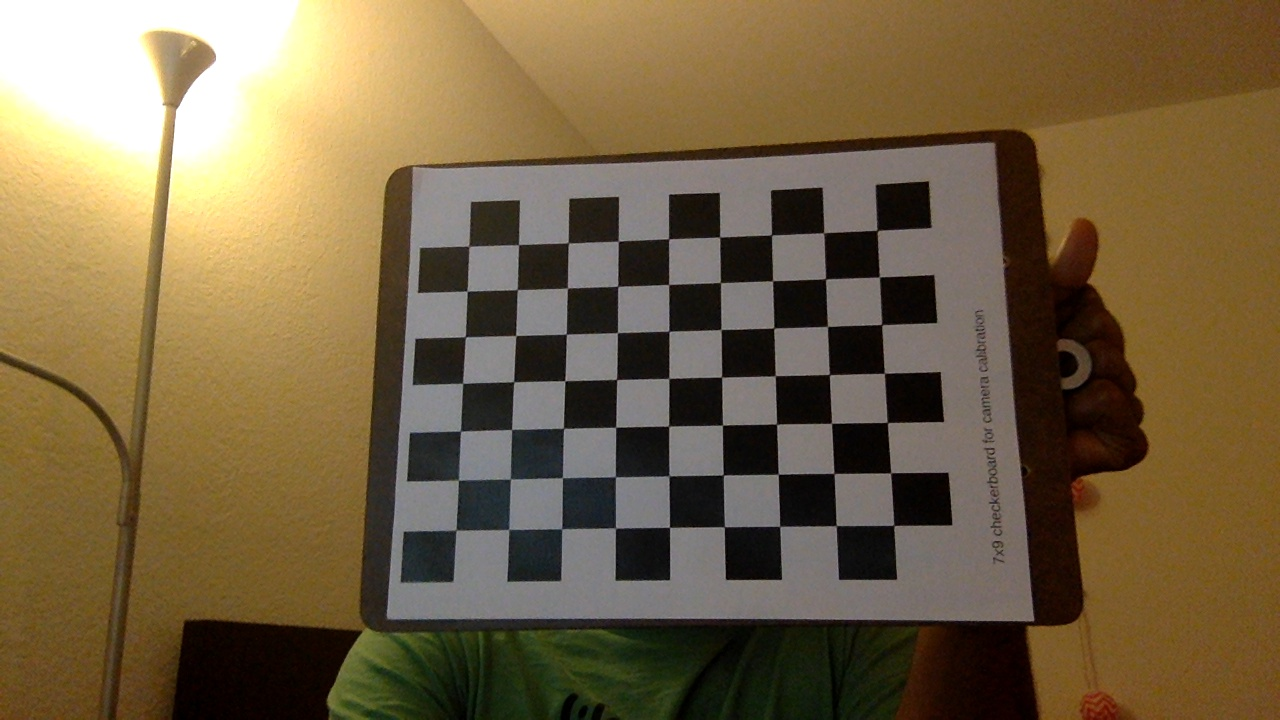
#> input picture images/camera_calibration/chessboard01.jpg, 1280 x 720 px; its folder holds 5 pictures in this run
$ python CameraCalibration.py   (Python 2 division)
#> lines starting #> are read from the running program, lines starting #| are printed output that depends on the picture; after the words box and inside, x2 and y2 are one past the last pixel; in counts of white or black regions, pixels touching at a corner belong together
__author__ = 'Charlie'
import cv2
import os, sys, inspect
import numpy as np
from glob import glob

cmd_subfolder = os.path.realpath(
    os.path.abspath(os.path.join(os.path.split(inspect.getfile(inspect.currentframe()))[0], "..", "..", "Image_Lib")))
if cmd_subfolder not in sys.path:
    sys.path.insert(0, cmd_subfolder)

import image_utils as utils

IMG_MASK = "images/camera_calibration/chessboard*.jpg"

images = glob(IMG_MASK)

termination = (cv2.TERM_CRITERIA_EPS + cv2.TERM_CRITERIA_MAX_ITER, 30, 0.001)

obj_P = np.zeros((9 * 7, 3), np.float32)
obj_P[:, :2] = np.mgrid[0:7, 0:9].reshape(-1, 2)

objpoints = []
imgpoints = []

h,w = 0,0
for f in images:
    print "Processing - %s" % f
    image = cv2.imread(f, 0)  # read as grayscale
    if image is None:
        print "Read failed! - skipping"
        continue

    h,w = image.shape[:2]
    ret ,corners = cv2.findChessboardCorners(image, (7,9))
#> ret = True; corners = 63 rows, first 8: [877.3, 230.8], [879.3, 277.1], [881.6, 324.6], [884.5, 373.1], [887.4, 422.4], [890.6, 473.1], [894, 525.3], [823.2, 233]
    if ret:
        objpoints.append(obj_P)
        cv2.cornerSubPix(image, corners, (5,5), (-1,-1), termination)
        imgpoints.append(corners.reshape(-1,2))

        cv2.drawChessboardCorners(image, (7,9), corners, ret)
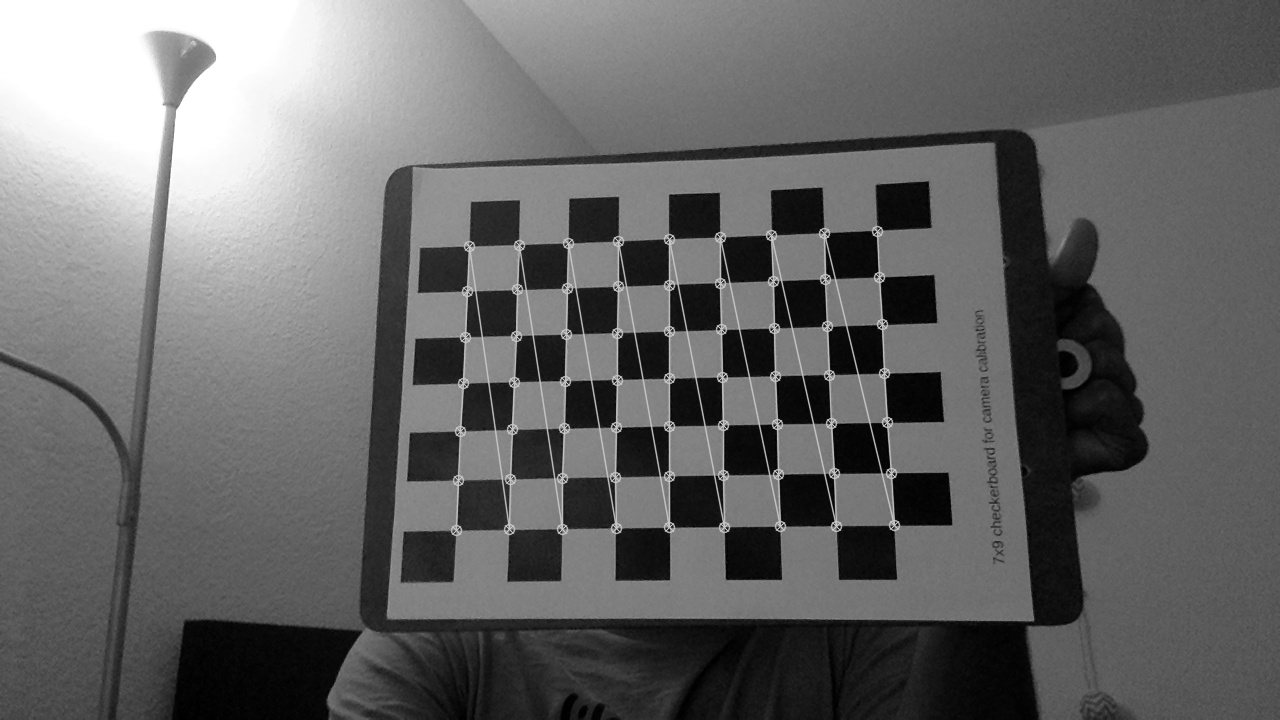
#> image: shape (720, 1280); min 0, max 255, mean 102.5
        cv2.imshow("Output", image)
        cv2.waitKey(500)
    else:
        print "Could not find chessboard corners in %s" % f
#> pass 2 of the loop `for f in images:`:
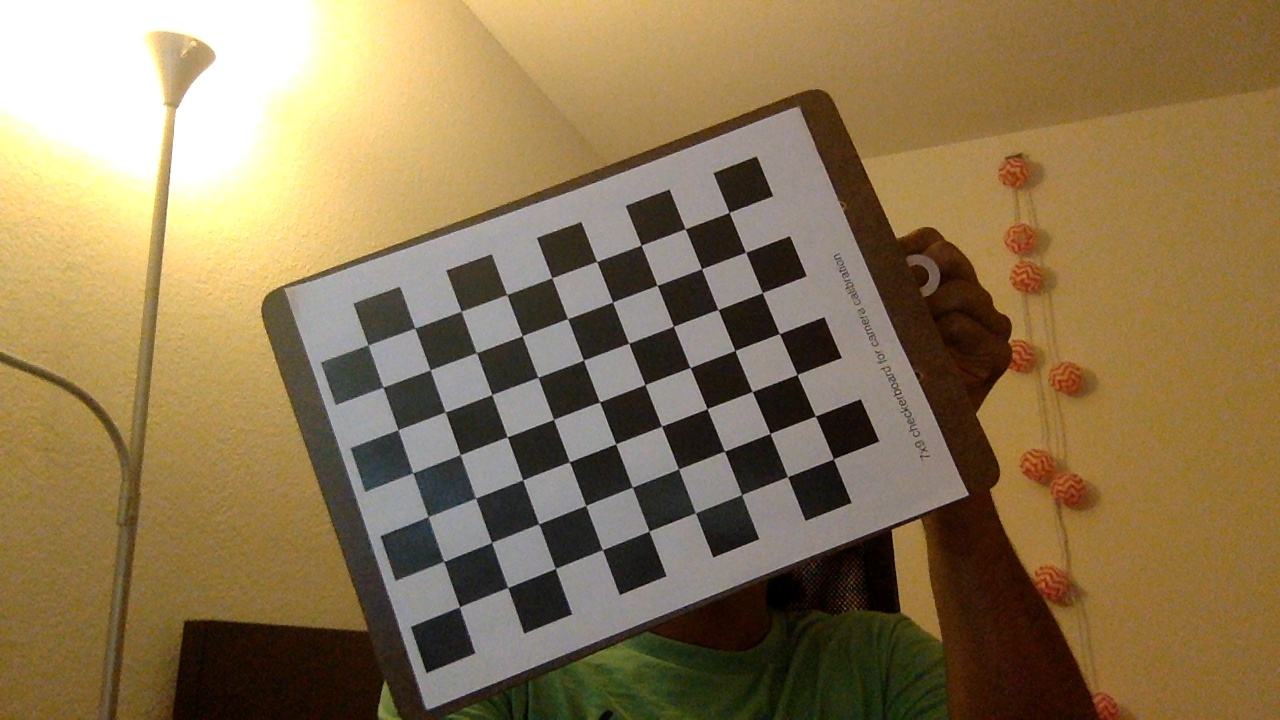
#> input picture images/camera_calibration/chessboard02.jpg, 1280 x 720 px
#> `image = cv2.imread(f, 0)`:
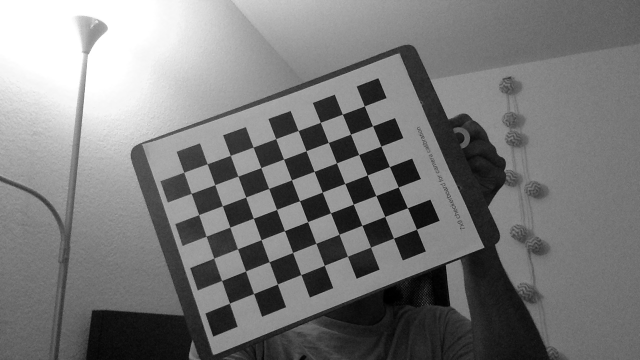
#> image: shape (720, 1280) (shown at 1/2 size); min 0, max 255, mean 121.2
#> corners = 63 rows, first 8: [729.1, 212.3], [745.7, 252.3], [762.4, 292.7], [779.4, 333.5], [797.2, 374.6], [815.3, 416.2], [833.5, 458.8], [685, 229]
#> `cv2.drawChessboardCorners(image, (7,9), corners, ret)`:
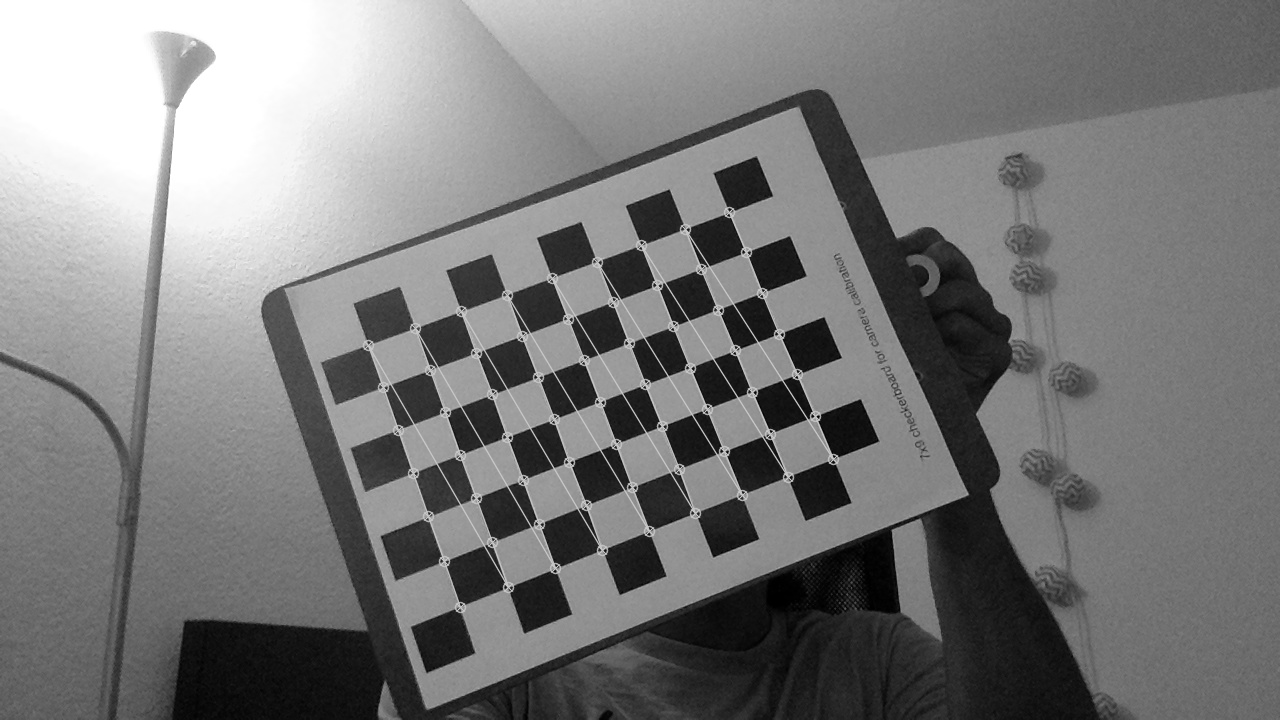
#> image: shape (720, 1280); 1.92% of pixels changed, all inside (x1, y1, x2, y2) = (362, 206, 840, 614)
#> pass 3 of the loop `for f in images:`:
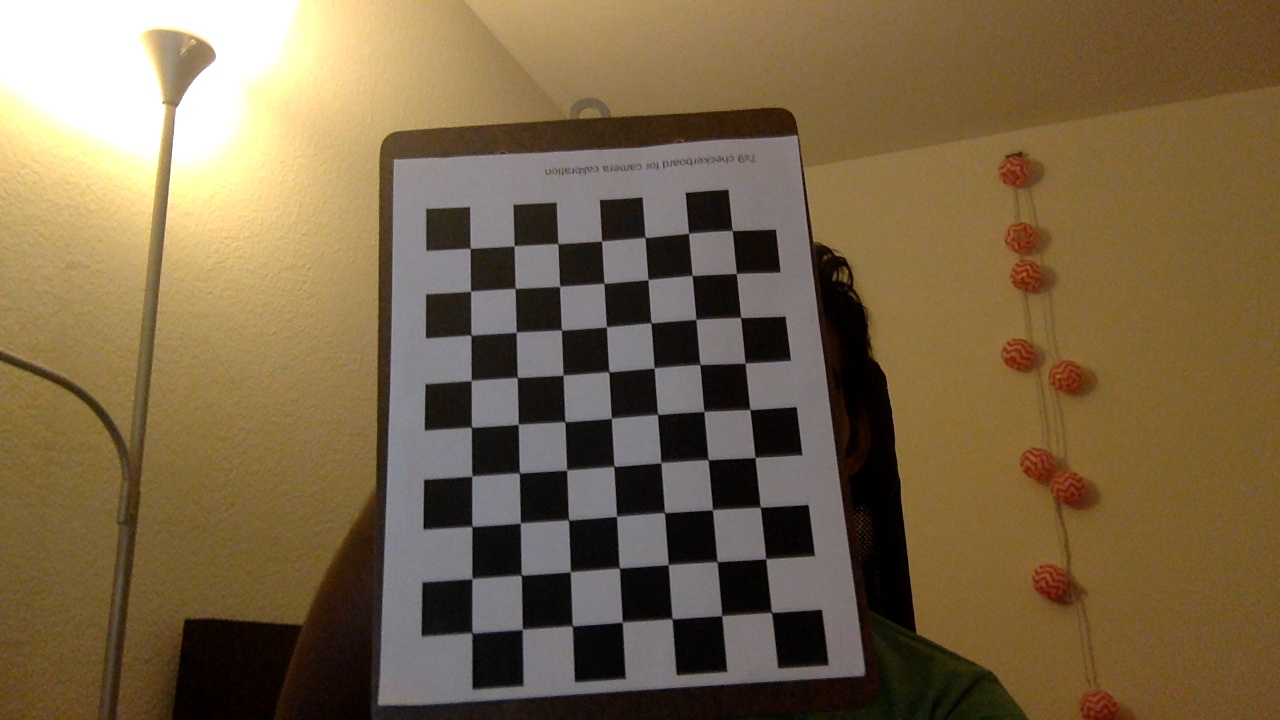
#> input picture images/camera_calibration/chessboard03.jpg, 1280 x 720 px
#> `image = cv2.imread(f, 0)`:
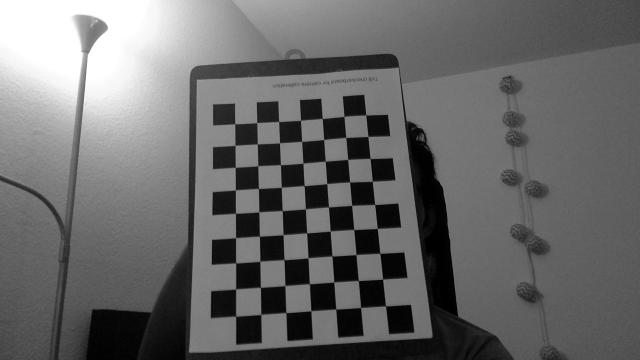
#> image: shape (720, 1280) (shown at 1/2 size); min 0, max 255, mean 104.7
#> corners = 63 rows, first 8: [470.4, 248.4], [514.3, 246], [557.7, 243.9], [601.7, 241.3], [645.3, 237.4], [688.7, 233.5], [732.2, 230.7], [470.6, 291.3]
#> `cv2.drawChessboardCorners(image, (7,9), corners, ret)`:
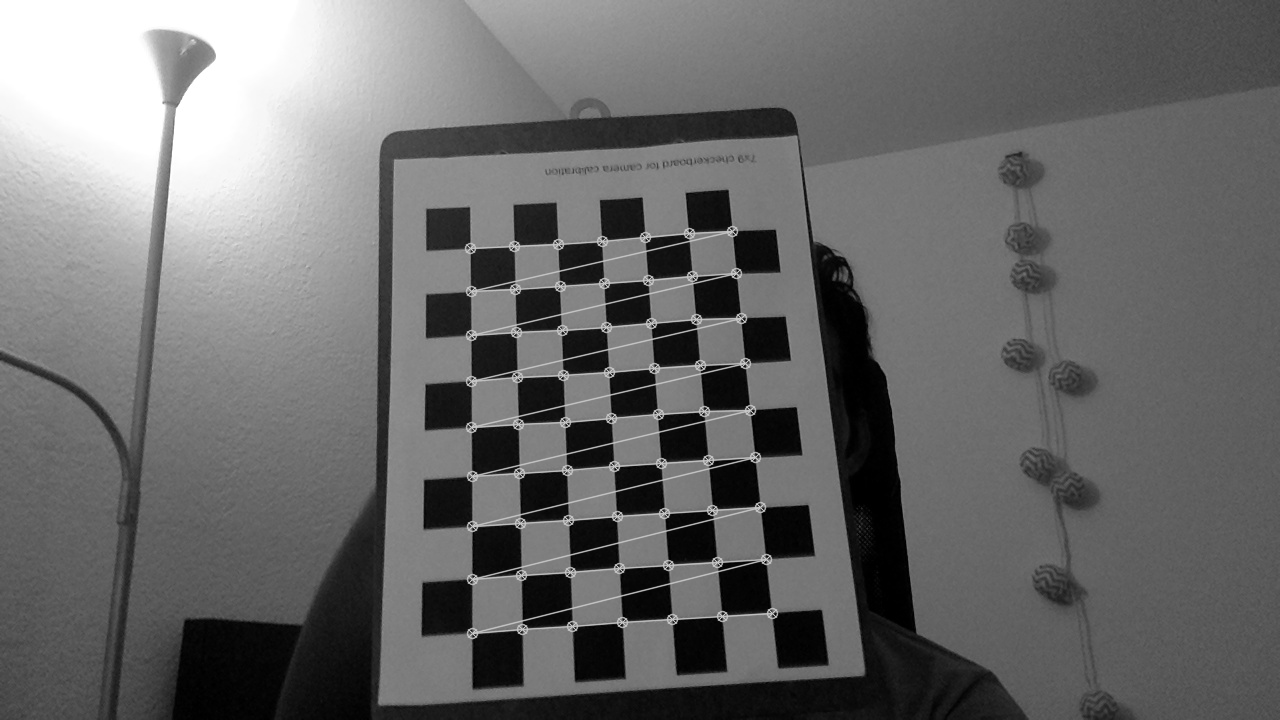
#> image: shape (720, 1280); 2.09% of pixels changed, all inside (x1, y1, x2, y2) = (464, 225, 779, 640)
#> the loop made 5 passes; the first 3 are shown

cv2.destroyWindow("Output")
rms, camera_matrix, distortion_coeff, rotation_vec, translation_vec = cv2.calibrateCamera(objpoints,
                                                                                          imgpoints,
                                                                                          (w,h), None, None)

print "RMS: ", rms
print camera_matrix
print distortion_coeff

image_to_undistort = cv2.imread("images/camera_calibration/chessboard05.jpg", 0)
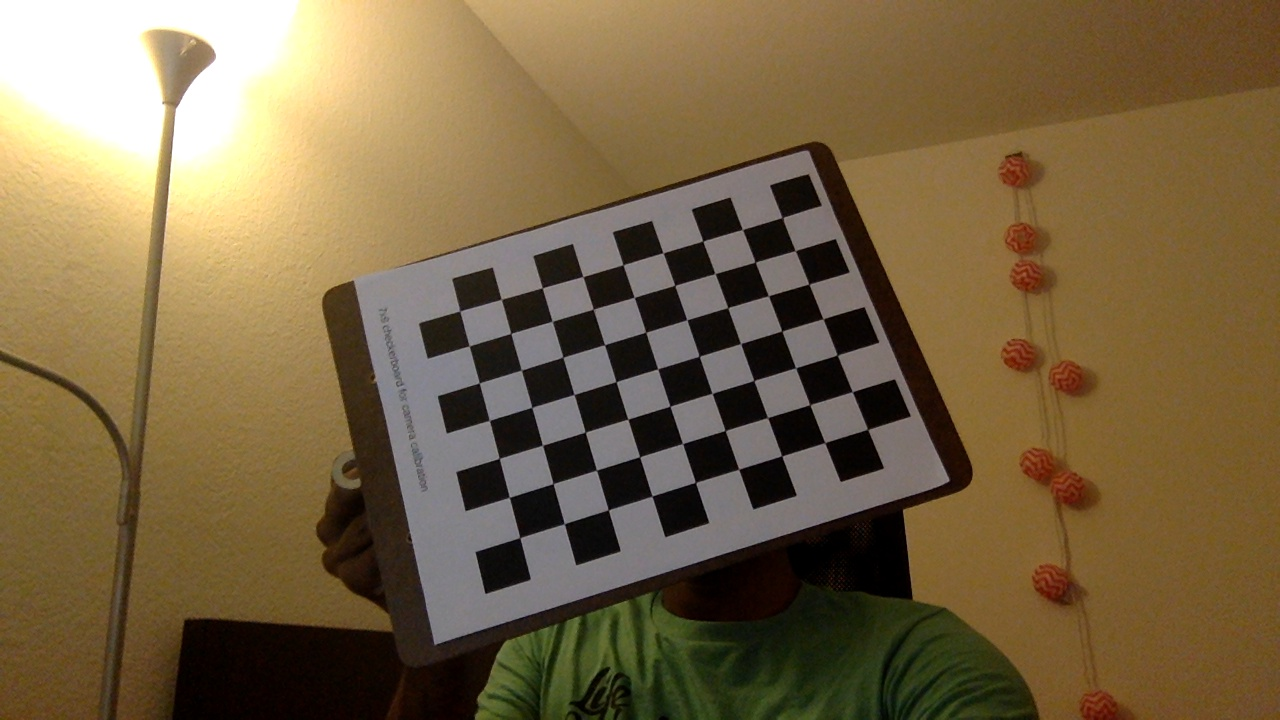
#> input picture images/camera_calibration/chessboard05.jpg, 1280 x 720 px, found by its file name

# [8 lines of commented-out code are left out]
mapx, mapy = cv2.initUndistortRectifyMap(camera_matrix, distortion_coeff,
                                         None, camera_matrix, (w,h), 5)
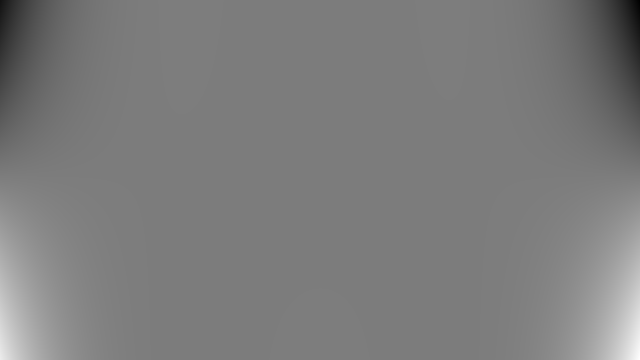
#> mapy: shape (720, 1280) float32 (shown at 1/2 size); min -149903.6, max 157074.8, mean 766.8; drawn with min black and max white
undistorted_image = cv2.remap(image_to_undistort, mapx, mapy, cv2.INTER_LINEAR)
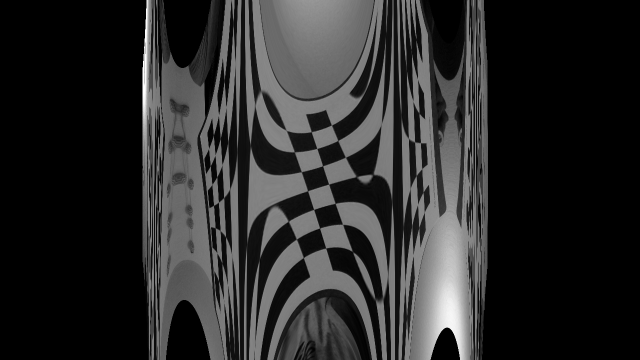
#> undistorted_image: shape (720, 1280) (shown at 1/2 size); min 0, max 255, mean 42.2


cv2.imshow('Distorted Image', image_to_undistort)
cv2.imshow("Undistorted Image", undistorted_image)
cv2.waitKey()
cv2.destroyAllWindows()
